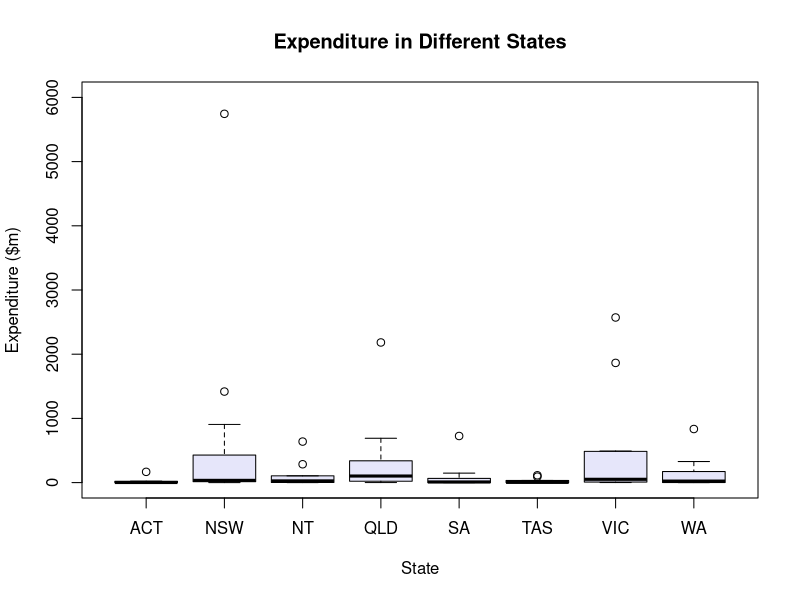
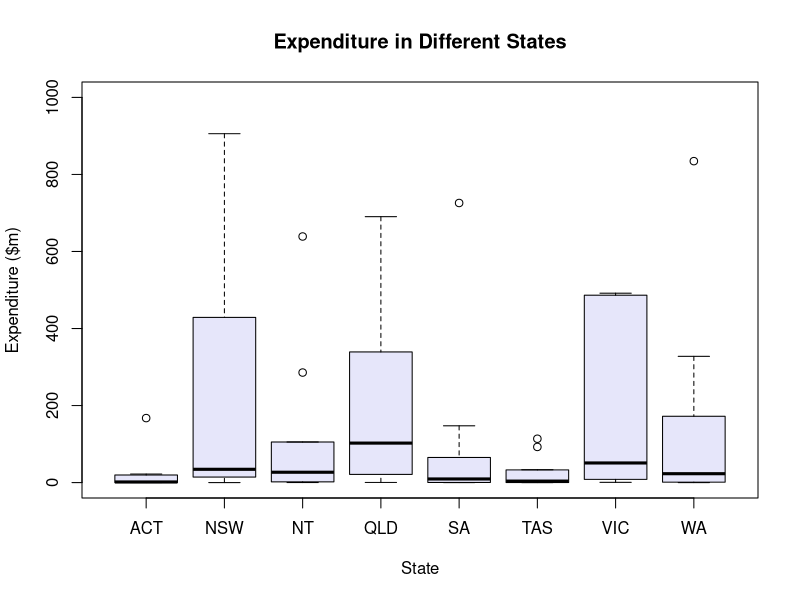
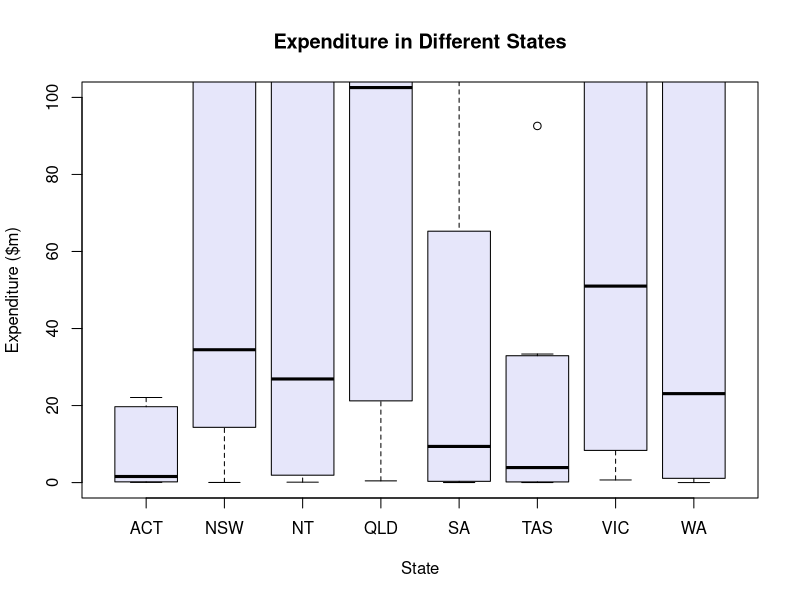
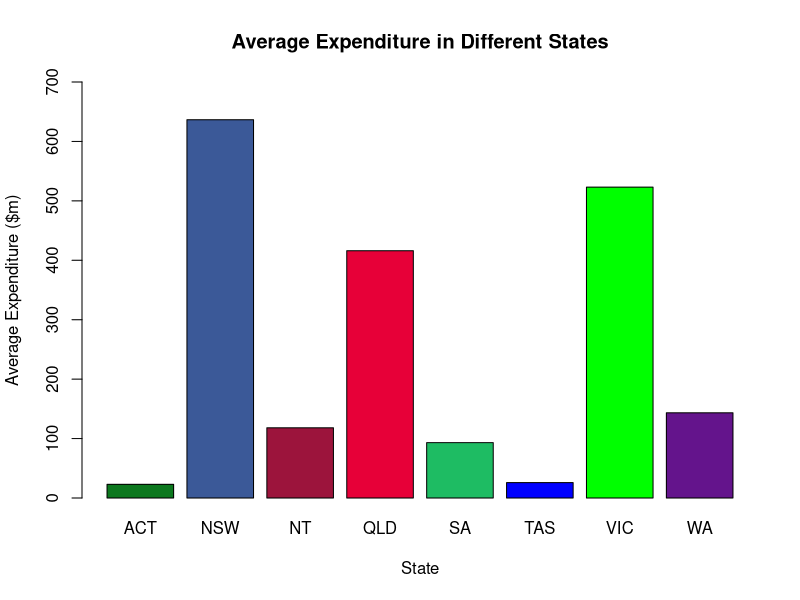
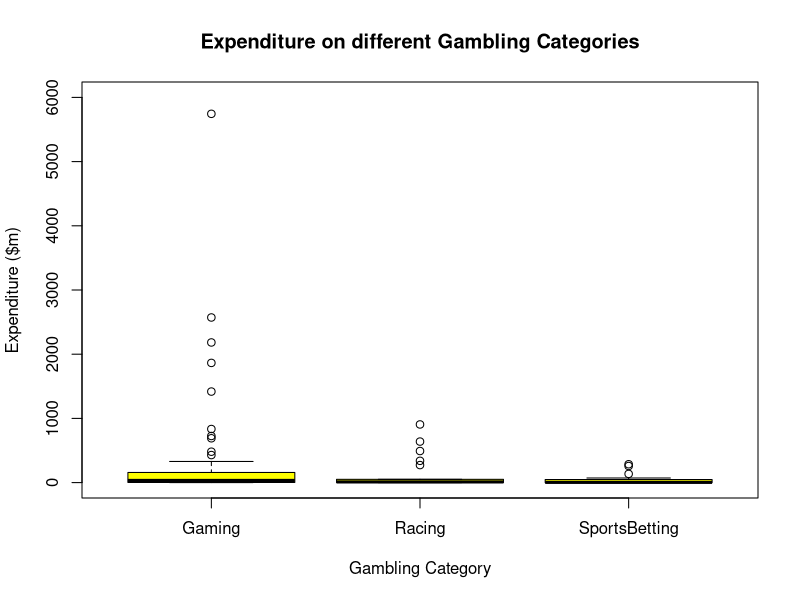
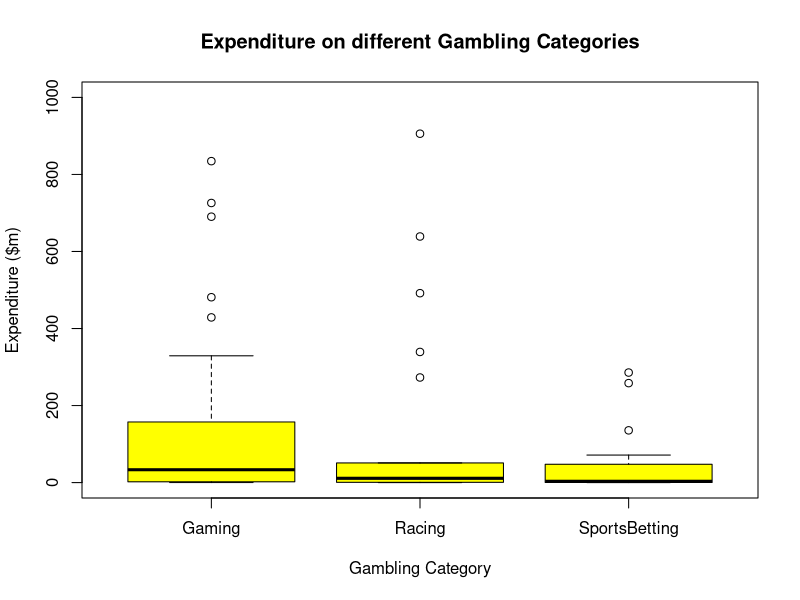
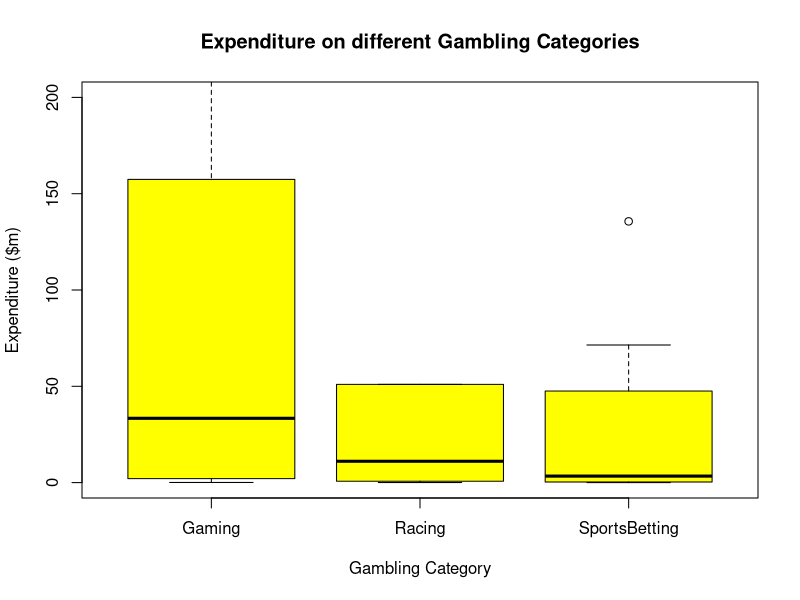
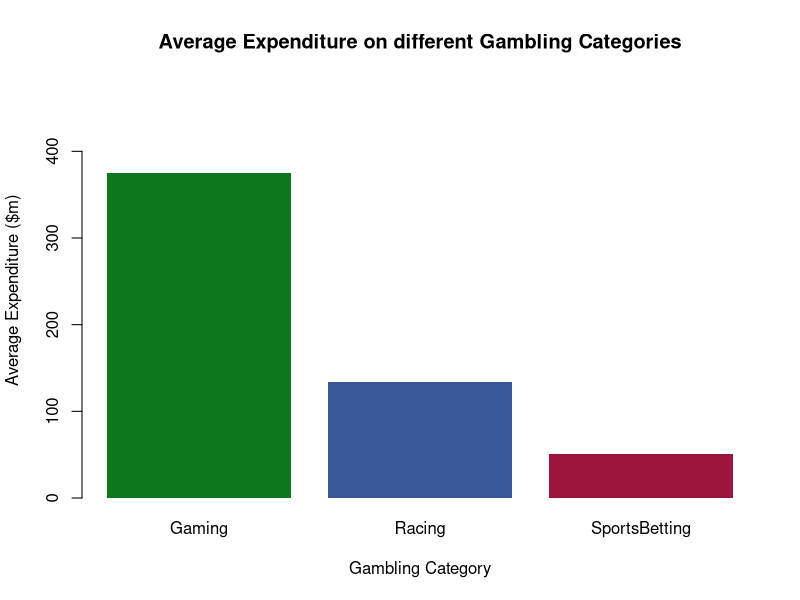

Here is the R script that generated these plots, in order:
## ---- chunk 1
setwd("E:/Work/GitHub Portfolio/Projects/Money Expenditure on Gambling")

Gambling = read.csv("Gamb.csv", header= T)

message("Structure of the data which consists of both quantitative and qualitative variables.")

str(Gambling)

## ---- chunk 2
D = dim(Gambling)
message("Dimensions of the data are: ", toString(D))
## ---- chunk 3
names(Gambling)
## ---- chunk 4
head(Gambling)
## ---- chunk 5
tail(Gambling)
## ---- chunk 6
state.expenditure.dist <- split( Gambling$Expenditure, Gambling$State) 

boxplot(state.expenditure.dist, col = "lavender",ylim = c(0,6000),ylab = "Expenditure ($m)", xlab = "State", main = "Expenditure in Different States")

boxplot(state.expenditure.dist, col = "lavender",ylim = c(0,1000), ylab = "Expenditure ($m)", xlab = "State", main = "Expenditure in Different States")

boxplot(state.expenditure.dist, col = "lavender",ylim = c(0,100), ylab = "Expenditure ($m)", xlab = "State", main = "Expenditure in Different States")

state.expenditure.mean <- sapply(state.expenditure.dist, mean)

OB <- c(rgb(12,120,30, maxColorValue = 255), rgb(59,89,152, maxColorValue = 255), rgb(156,20,60, maxColorValue = 255),
rgb(231,0,56,maxColorValue = 255),
rgb(30,188,99,maxColorValue = 255),
rgb(0,0,255,maxColorValue = 255),
rgb(0,255,0,maxColorValue = 255),
rgb(100,20,140,maxColorValue = 255))

barplot(state.expenditure.mean, col = OB, ylim = c(0,700), ylab = "Average Expenditure ($m)", xlab = "State", main = "Average Expenditure in Different States")

## ---- chunk 7
T = tail(state.expenditure.mean, n=8)
message ("The Expenditure values From left to Right: ", toString(T    ))
## ---- chunk 8
state.expendo.dist <- split(Gambling$Expenditure, Gambling$GamblingCategory)

expp <- Gambling$Expenditure
summary(expp)

boxplot(state.expendo.dist, col = "yellow", ylim = c(0,6000), ylab = "Expenditure ($m)", xlab = "Gambling Category", main = "Expenditure on different Gambling Categories")

boxplot(state.expendo.dist, col = "yellow", ylim = c(0,1000), ylab = "Expenditure ($m)", xlab = "Gambling Category", main = "Expenditure on different Gambling Categories")

boxplot(state.expendo.dist, col = "yellow", ylim = c(0,200), ylab = "Expenditure ($m)", xlab = "Gambling Category", main = "Expenditure on different Gambling Categories")



Ns <- c(rgb(12,120,30, maxColorValue = 255), rgb(59,89,152, maxColorValue = 255), rgb(156,20,60, maxColorValue = 255))

state.expendo.mean <- sapply(state.expendo.dist, mean)

barplot(state.expendo.mean, ylim = c(0,480), col = Ns, border = NA, ylab = "Average Expenditure ($m)", xlab = "Gambling Category", main = "Average Expenditure on different Gambling Categories")



## ---- chunk 9
T = tail(state.expendo.mean, n=3)
message ("The Expenditure values From Left to Right: ", toString(T))
